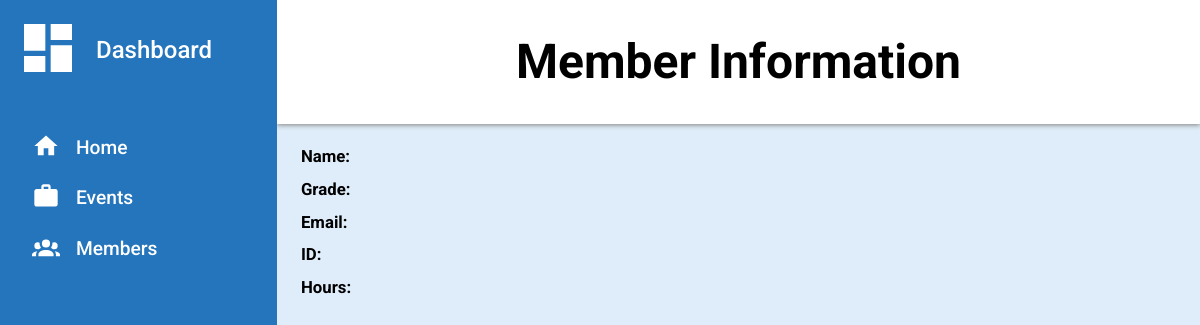
Before: /member/5 with the older database file.
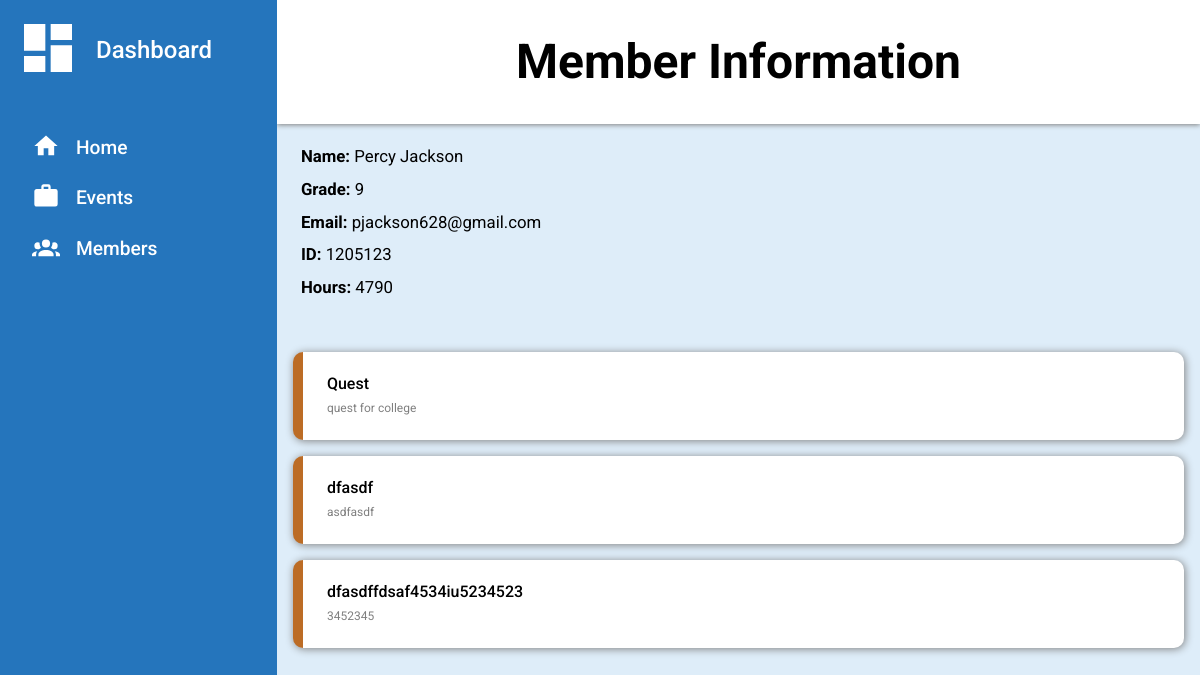
After: the same page with the newer database file.
### app.py (models this page shows)
class Member(db.Model):
    id = db.Column(db.Integer, primary_key = True)
    name = db.Column(db.String(100), unique = False, index = True)
    student_id = db.Column(db.Integer, index = True, unique = False)
    hours = db.Column(db.Integer, index = True, unique = False)
    grade = db.Column(db.Integer, index = True, unique = False)
    email = db.Column(db.String(100), unique = False, index = True)
    events = db.relationship('Event', secondary = member_event, backref = 'members')

class Event(db.Model):
    id = db.Column(db.Integer, primary_key = True)
    name = db.Column(db.String(100), unique = False, index = True)
    description = db.Column(db.String(250), unique = False, index = True)
    address = db.Column(db.String(250), unique = False, index = True)
    date = db.Column(db.String(40), unique = False, index = True)
    hours = db.Column(db.Integer, index = True, unique = False)

### app.py (the view)
@app.route('/member/<int:id>')
def member(id):
    member = Member.query.get(id)
    return render_template('member.html', member = member)

### templates/member.html (shortened to what this page needs)
{% extends 'base.html' %}
{% block content %}
<div class="header">
    <div class = "eventName">
        <p>Member Information</p>
    </div>
</div>
<div class="sidebar">
    <p><span><svg class="dash clickable" xmlns="http://www.w3.org/2000/svg" viewBox="0 0 24 24"><title>view-dashboard</title><path d="M13,3V9H21V3M13,21H21V11H13M3,21H11V15H3M3,13H11V3H3V13Z" /></svg></span>Dashboard</p>
    <ul>
        <a href="{{ url_for('dashboard') }}">
            <li class="clickable"><span><svg xmlns="http://www.w3.org/2000/svg" viewBox="0 0 24 24"><title>home</title><path d="M10,20V14H14V20H19V12H22L12,3L2,12H5V20H10Z" /></svg></span>Home</li>
        </a>
        <a href="{{ url_for('events') }}">
            <li class="clickable"><span><svg xmlns="http://www.w3.org/2000/svg" viewBox="0 0 24 24"><title>briefcase</title><path d="M10,2H14A2,2 0 0,1 16,4V6H20A2,2 0 0,1 22,8V19A2,2 0 0,1 20,21H4C2.89,21 2,20.1 2,19V8C2,6.89 2.89,6 4,6H8V4C8,2.89 8.89,2 10,2M14,6V4H10V6H14Z" /></svg></span>Events</li>
        </a>
        <a href="{{ url_for('members') }}">
            <li class="clickable"><span></span>Members</li>
        </a>
    </ul>
</div>
<div class="content">
    <div class="info">
        <p><span>Name:</span> {{ member.name }}</p>
        <p><span>Grade:</span> {{ member.grade }}</p>
        <p><span>Email:</span> {{ member.email }}</p>
        <p><span>ID:</span> {{ member.student_id }}</p>
        <p><span>Hours:</span> {{ member.hours }}</p>
        <div class="events">
            <p class="content-label"></p>
            {% for event in member.events %}
                <a class="clickable" href="{{ url_for('event', id = event.id) }}">
                    <div>
                        <p>{{ event.name }}</p>
                        {{ event.description }}
                    </div>
                </a>
            {% endfor %}
        </div>
    </div>
</div>
{% endblock %}

Changed rows visible on the page:
added Member: name "Percy Jackson", grade "9", email "pjackson628@gmail.com", student_id "1205123", hours "4790"
added Event: name "Quest", description "quest for college"
added Event: name "dfasdf", description "asdfasdf"
added Event: name "dfasdffdsaf4534iu5234523", description "3452345"
